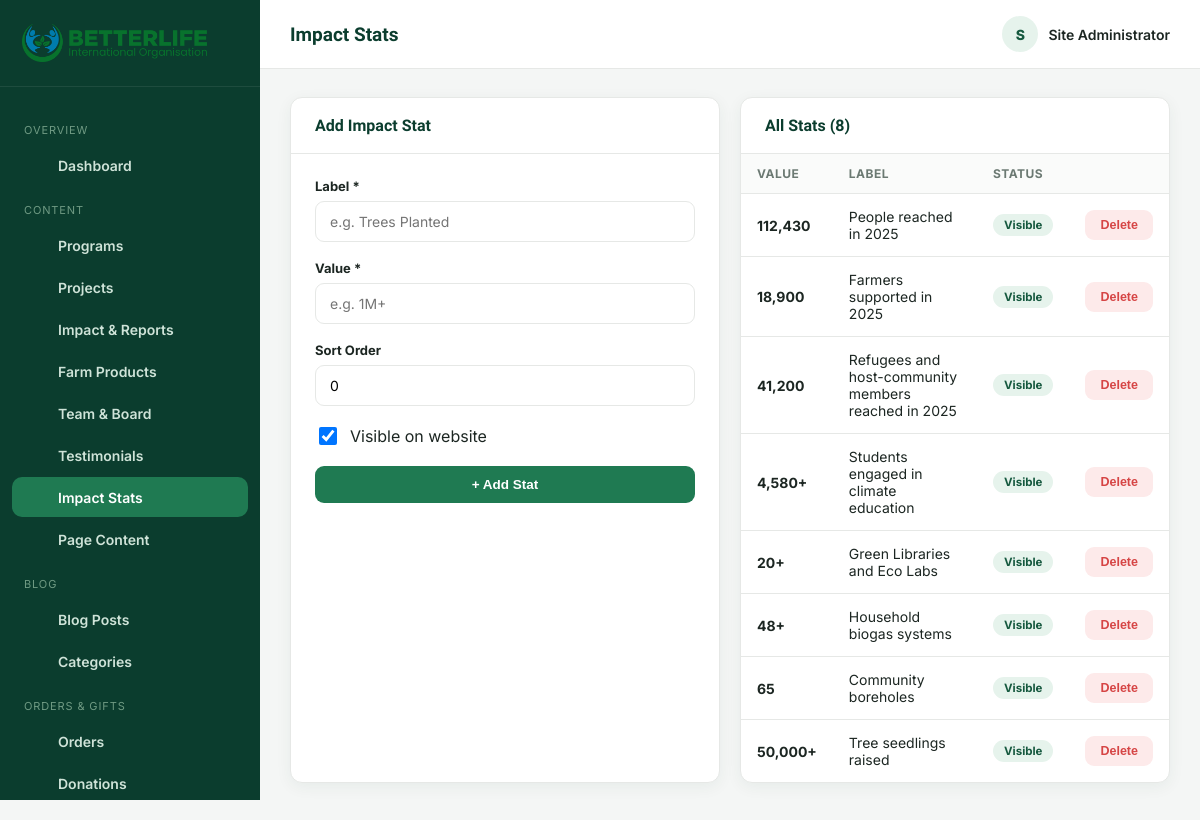
/admin/stats.php (signed in), run on the app's committed database.
### tables this page shows
CREATE TABLE stats (
  id INT AUTO_INCREMENT PRIMARY KEY,
  label VARCHAR(150) NOT NULL,
  value VARCHAR(50) NOT NULL,
  icon VARCHAR(50) DEFAULT NULL,
  sort_order INT DEFAULT 0,
  status TINYINT(1) DEFAULT 1
);

### admin/stats.php (the view, shortened to what this page needs)
<?php
require_once __DIR__ . '/includes/auth.php';
$stats = $pdo->query("SELECT * FROM stats ORDER BY sort_order")->fetchAll();
require __DIR__ . '/includes/header.php';
?>
<div class="form-grid">
  <div class="panel">
    <div class="panel-head"><h3>Add Impact Stat</h3></div>
    <div class="panel-body">
      <form method="post">
        <div class="form-group"><label>Label *</label><input type="text" name="label" class="form-control" required placeholder="e.g. Trees Planted"></div>
        <div class="form-group"><label>Value *</label><input type="text" name="value" class="form-control" required placeholder="e.g. 1M+"></div>
        <div class="form-group"><label>Sort Order</label><input type="number" name="sort_order" class="form-control" value="0"></div>
        <div class="checkbox-row" style="margin-bottom:18px;"><input type="checkbox" name="status" id="status" checked><label for="status" style="margin:0;">Visible on website</label></div>
        <button type="submit" class="btn btn-primary btn-block">+ Add Stat</button>
      </form>
    </div>
  </div>
  <div class="panel">
    <div class="panel-head"><h3>All Stats (<?= count($stats) ?>)</h3></div>
    <div class="table-wrap">
      <table class="data-table">
        <thead><tr><th>Value</th><th>Label</th><th>Status</th><th></th></tr></thead>
        <tbody>
          <?php foreach ($stats as $s): ?>
            <tr>
              <td><strong><?= h($s['value']) ?></strong></td>
              <td><?= h($s['label']) ?></td>
              <td><span class="badge <?= $s['status'] ? 'badge-green' : 'badge-gray' ?>"><?= $s['status'] ? 'Visible' : 'Hidden' ?></span></td>
              <td>
                <form method="post" style="display:inline;"><button type="submit" class="btn btn-danger btn-sm" data-confirm="Remove this stat?">Delete</button></form>
              </td>
            </tr>
          <?php endforeach; ?>
        </tbody>
      </table>
    </div>
  </div>
</div>
<?php require __DIR__ . '/includes/footer.php'; ?>

### admin/assets/css/admin.css (style rules this page uses)
:root { --a-green-900: #0b3d2e; --a-green-700: #16593f; --a-green-600: #1f7a52; --a-green-100: #e6f3ec; --a-blue-700: #0e6788; --a-blue-600: #1583ab; --a-blue-100: #e5f5fb; --a-bg: #f4f6f5; --a-card: #ffffff; --a-border: #e6e8e6; --a-ink: #1c2622; --a-ink-soft: #6b7972; --a-radius: 12px; --a-shadow: 0 4px 16px rgba(11,61,46,.06); --a-danger: #d64545; --a-warn: #e2a72e; }
* { box-sizing: border-box; }
body { margin: 0; font-family: 'Inter', sans-serif; background: var(--a-bg); color: var(--a-ink); }
h1,h2,h3,h4 { font-family: 'Plus Jakarta Sans','Poppins',sans-serif; margin: 0 0 .4em; color: var(--a-green-900); }
.panel { background: var(--a-card); border-radius: var(--a-radius); box-shadow: var(--a-shadow); border: 1px solid var(--a-border); margin-bottom: 26px; }
.panel-head { padding: 18px 24px; border-bottom: 1px solid var(--a-border); display: flex; align-items: center; justify-content: space-between; gap: 14px; flex-wrap: wrap; }
.panel-head h3 { font-size: 16px; margin: 0; }
.panel-body { padding: 24px; }
.btn { display: inline-flex; align-items: center; gap: 8px; padding: 10px 20px; border-radius: 9px; font-weight: 700; font-size: 13.5px; border: 1.5px solid transparent; cursor: pointer; transition: .15s; }
.btn-primary { background: var(--a-green-600); color: #fff; }
.btn-danger { background: #fdeaea; color: var(--a-danger); }
.btn-sm { padding: 7px 14px; font-size: 12.5px; }
.btn-block { width: 100%; justify-content: center; }
.table-wrap { overflow-x: auto; }
table.data-table { width: 100%; border-collapse: collapse; font-size: 14px; }
table.data-table th { text-align: left; padding: 12px 16px; background: #fafbfa; color: var(--a-ink-soft); font-size: 12px; text-transform: uppercase; letter-spacing: .04em; border-bottom: 1px solid var(--a-border); }
table.data-table td { padding: 14px 16px; border-bottom: 1px solid var(--a-border); vertical-align: middle; }
table.data-table tr:last-child td { border-bottom: none; }
.badge { display: inline-flex; align-items: center; gap: 5px; padding: 4px 11px; border-radius: 999px; font-size: 11.5px; font-weight: 700; }
.badge-green { background: var(--a-green-100); color: var(--a-green-700); }
.form-grid { display: grid; grid-template-columns: repeat(2, 1fr); gap: 20px; }
.form-group { margin-bottom: 18px; }
.form-group label { display: block; font-weight: 700; font-size: 13px; margin-bottom: 7px; }
.form-control, select.form-control, textarea.form-control { width: 100%; padding: 11px 14px; border-radius: 9px; border: 1.5px solid var(--a-border); font-family: inherit; font-size: 14px; background: #fff; }
.checkbox-row { display: flex; align-items: center; gap: 10px; }
.checkbox-row input { width: 18px; height: 18px; }

### data on the page
stats: value "112,430", label "People reached in 2025", status "Visible"
stats: value "18,900", label "Farmers supported in 2025", status "Visible"
stats: value "41,200", label "Refugees and host-community members reached in 2025", status "Visible"
stats: value "4,580+", label "Students engaged in climate education", status "Visible"
stats: value "20+", label "Green Libraries and Eco Labs", status "Visible"
stats: value "48+", label "Household biogas systems", status "Visible"
stats: value "65", label "Community boreholes", status "Visible"
stats: value "50,000+", label "Tree seedlings raised", status "Visible"

### other printed values
$group['group'] "OVERVIEW"
$item['label'] "Dashboard"
$group['group'] "CONTENT"
$item['label'] "Programs"
$item['label'] "Projects"
$item['label'] "Impact & Reports"
$item['label'] "Farm Products"
$item['label'] "Team & Board"
$item['label'] "Testimonials"
$item['label'] "Impact Stats"
$item['label'] "Page Content"
$group['group'] "BLOG"
$item['label'] "Blog Posts"
$item['label'] "Categories"
$group['group'] "ORDERS & GIFTS"
